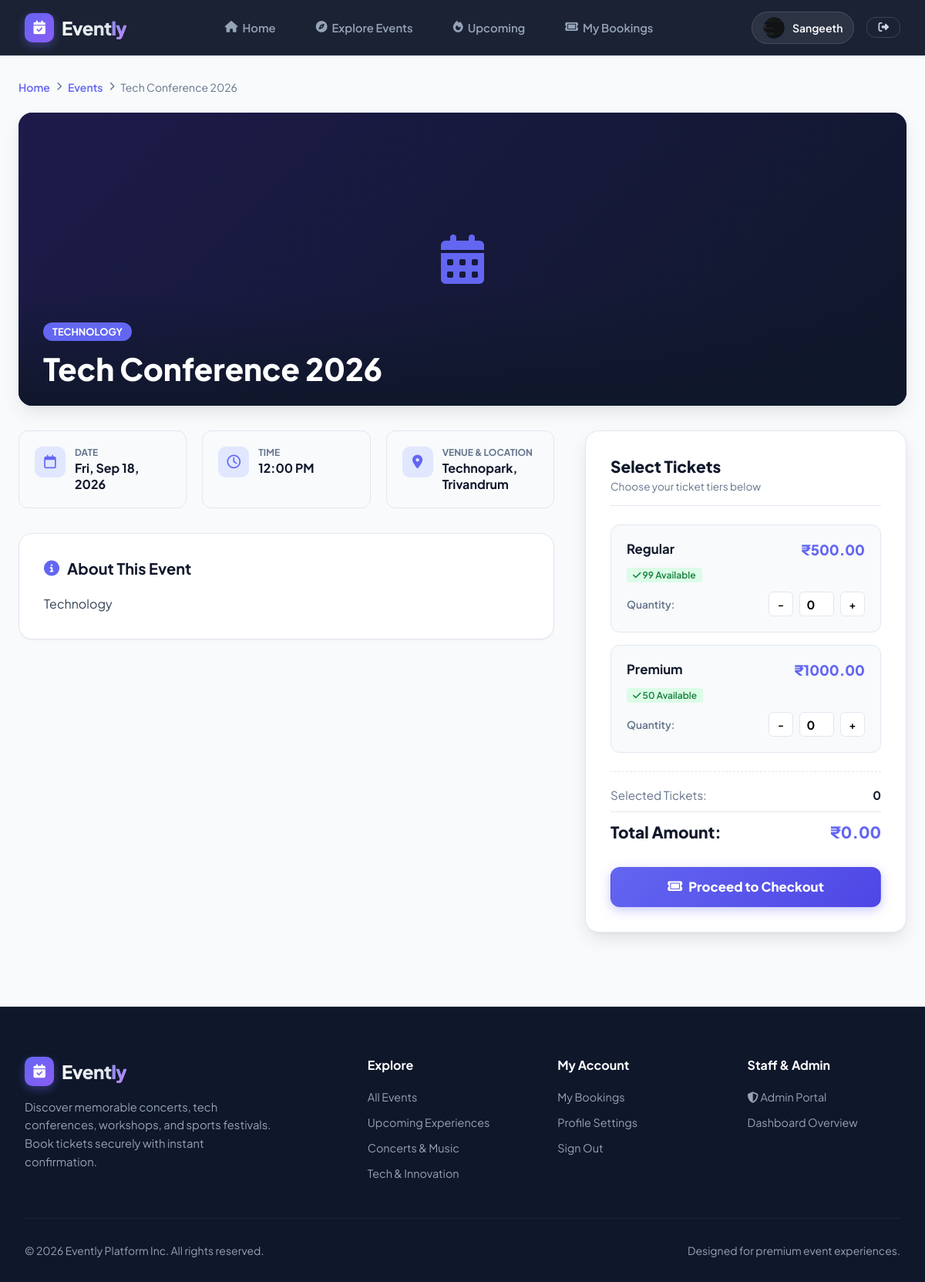
The app's page /events/1/ (signed in) with its own data.
### customer/models.py (models this page shows)
class UserProfile(models.Model):
    user=models.OneToOneField(User,on_delete=models.CASCADE)
    phone=models.CharField(max_length=15,blank=True)
    profile_picture=models.ImageField(upload_to='profile_pictures/',blank=True,null=True)

### events/models.py (models this page shows, shortened)
class Event(models.Model):
    name = models.CharField(max_length=200)
    description = models.TextField()
    category = models.CharField(max_length=100)
    date = models.DateField()
    time = models.TimeField()
    venue = models.CharField(max_length=200)
    location = models.CharField(max_length=200)
    image = models.ImageField(
        upload_to='event_images/',
        blank=True,
        null=True
    )

class TicketType(models.Model):
    event=models.ForeignKey(Event,on_delete=models.CASCADE,related_name='ticket_types')
    name=models.CharField(max_length=100)
    price=models.DecimalField(max_digits=10,decimal_places=2)
    quantity=models.PositiveIntegerField()

### customer/views.py (the view)
# urls.py: path('events/<int:event_id>/', views.event_details, name='event_details'),
def event_details(request, event_id):
    event = get_object_or_404(Event.objects.prefetch_related('ticket_types'), id=event_id)
    return render(request, 'event_details.html', {'event': event})

### customer/templates/event_details.html (shortened to what this page needs)
{% extends 'base.html' %}
{% block content %}
<div class="details-container">
    <div class="breadcrumb">
        <a href="{% url 'home' %}">Home</a>
        <i class="fa-solid fa-chevron-right" style="font-size: 0.7rem;"></i>
        <a href="{% url 'events' %}">Events</a>
        <i class="fa-solid fa-chevron-right" style="font-size: 0.7rem;"></i>
        <span>{{ event.name }}</span>
    </div>
    <div class="event-hero">
        {% if event.image %}
            <img src="{{ event.image.url }}" alt="{{ event.name }}">
        {% else %}
            <div class="event-hero-placeholder">
                <i class="fa-solid fa-calendar-days"></i>
            </div>
        {% endif %}
        <div class="hero-overlay">
            {% if event.category %}
                <span class="hero-category">{{ event.category }}</span>
            {% endif %}
            <h1 class="hero-title">{{ event.name }}</h1>
        </div>
    </div>
    <div class="event-layout">
        <div class="event-main">
            <div class="meta-grid">
                <div class="meta-box">
                    <div class="meta-box-icon"><i class="fa-regular fa-calendar"></i></div>
                    <div class="meta-box-content">
                        <div class="label">Date</div>
                        <div class="value">{{ event.date|date:"D, M d, Y" }}</div>
                    </div>
                </div>
                <div class="meta-box">
                    <div class="meta-box-icon"><i class="fa-regular fa-clock"></i></div>
                    <div class="meta-box-content">
                        <div class="label">Time</div>
                        <div class="value">{{ event.time|time:"g:i A" }}</div>
                    </div>
                </div>
                <div class="meta-box">
                    <div class="meta-box-icon"><i class="fa-solid fa-location-dot"></i></div>
                    <div class="meta-box-content">
                        <div class="label">Venue & Location</div>
                        <div class="value">{{ event.venue }}, {{ event.location }}</div>
                    </div>
                </div>
            </div>
            <div class="info-card">
                <h3><i class="fa-solid fa-circle-info"></i> About This Event</h3>
                <div class="description-text">{{ event.description }}</div>
            </div>
        </div>
        <div class="event-sidebar">
            <div class="booking-card">
                <div class="booking-card-header">
                    <h3>Select Tickets</h3>
                    <p style="color: var(--text-muted); font-size: 0.85rem; margin-top: 4px;">Choose your ticket tiers below</p>
                </div>
                {% if event.ticket_types.all %}
                <form action="{% url 'book_event' event.id %}" method="POST" id="bookingForm">
                    {% for ticket in event.ticket_types.all %}
                    <div class="ticket-tier-row">
                        <div class="tier-header">
                            <span class="tier-name">{{ ticket.name }}</span>
                            <span class="tier-price">₹{{ ticket.price }}</span>
                        </div>
                        <div class="tier-stock">
                            {% if ticket.quantity > 10 %}
                                <span class="stock-badge stock-available"><i class="fa-solid fa-check"></i> {{ ticket.quantity }} Available</span>
                            {% elif ticket.quantity > 0 %}
                                <span class="stock-badge stock-low"><i class="fa-solid fa-triangle-exclamation"></i> Only {{ ticket.quantity }} left</span>
                            {% else %}
                                <span class="stock-badge stock-out"><i class="fa-solid fa-xmark"></i> Sold Out</span>
                            {% endif %}
                        </div>
                        {% if ticket.quantity > 0 %}
                        <div class="qty-picker">
                            <span style="font-size: 0.85rem; font-weight: 600; color: var(--text-muted);">Quantity:</span>
                            <div class="qty-controls">
                                <button type="button" class="qty-btn" data-ticket-id="{{ ticket.id }}" data-max="{{ ticket.quantity }}" onclick="adjustQty(this, -1)">-</button>
                                <input type="number"
                                       name="quantity_{{ ticket.id }}"
                                       id="qty_{{ ticket.id }}"
                                       value="0"
                                       min="0"
                                       max="{{ ticket.quantity }}"
                                       data-price="{{ ticket.price }}"
                                       class="qty-input"
                                       readonly>
                                <button type="button" class="qty-btn" data-ticket-id="{{ ticket.id }}" data-max="{{ ticket.quantity }}" onclick="adjustQty(this, 1)">+</button>
                            </div>
                        </div>
                        {% endif %}
                    </div>
                    {% endfor %}
                    <div class="booking-summary">
                        <div class="summary-row">
                            <span>Selected Tickets:</span>
                            <span id="totalTicketsCount" style="font-weight: 700; color: var(--dark);">0</span>
                        </div>
                        <div class="summary-row summary-total">
                            <span>Total Amount:</span>
                            <span id="grandTotal" style="color: var(--primary);">₹0.00</span>
                        </div>
                    </div>
                    {% if user.is_authenticated %}
                        <button type="submit" class="btn btn-primary btn-book-submit" id="bookSubmitBtn" disabled>
                            <i class="fa-solid fa-ticket"></i> Proceed to Checkout
                        </button>
                    {% else %}
                        <a href="{% url 'login' %}?next={{ request.path }}" class="btn btn-primary btn-book-submit">
                            Sign In to Book Tickets
                        </a>
                    {% endif %}
                </form>
                {% else %}
                <p style="color: var(--text-muted); text-align: center; padding: 1.5rem 0;">No ticket tiers available for this event yet.</p>
                {% endif %}
            </div>
        </div>
    </div>
</div>
{% endblock %}

### customer/templates/base.html (shortened to what this page needs)
<!DOCTYPE html>
<html lang="en">
<head>
    <link rel="stylesheet" href="https://cdnjs.cloudflare.com/ajax/libs/font-awesome/6.5.1/css/all.min.css">
</head>
<body>
    <header class="navbar">
        <div class="nav-container">
            <a href="{% url 'home' %}" class="brand-logo">
                <div class="logo-icon"><i class="fa-solid fa-calendar-check"></i></div>
                <span>Event<span class="accent">ly</span></span>
            </a>
            <ul class="nav-menu">
                <li><a href="{% url 'home' %}" class="nav-link"><i class="fa-solid fa-house"></i> Home</a></li>
                <li><a href="{% url 'events' %}" class="nav-link"><i class="fa-solid fa-compass"></i> Explore Events</a></li>
                <li><a href="{% url 'upcoming_events' %}" class="nav-link"><i class="fa-solid fa-fire"></i> Upcoming</a></li>
                {% if user.is_authenticated %}
                    <li><a href="{% url 'my_bookings' %}" class="nav-link"><i class="fa-solid fa-ticket"></i> My Bookings</a></li>
                {% endif %}
            </ul>
            <div class="nav-actions">
                {% if user.is_authenticated %}
                    <a href="{% url 'profile' %}" class="user-dropdown-btn">
                        {% if user.userprofile.profile_picture %}
                            <img src="{{ user.userprofile.profile_picture.url }}" alt="{{ user.first_name }}" class="user-avatar-sm">
                        {% else %}
                            <div class="user-avatar-sm">{{ user.first_name|default:user.username|make_list|first|upper }}</div>
                        {% endif %}
                        <span>{{ user.first_name|default:user.username }}</span>
                    </a>
                    <a href="{% url 'logout' %}" class="btn btn-outline" style="padding: 6px 14px; font-size: 0.85rem;" title="Logout">
                        <i class="fa-solid fa-right-from-bracket"></i>
                    </a>
                {% else %}
                    <a href="{% url 'login' %}" class="btn btn-outline">Sign In</a>
                    <a href="{% url 'register' %}" class="btn btn-primary">Sign Up</a>
                {% endif %}
            </div>
        </div>
    </header>
    <main>
        {% block content %}{% endblock %}
    </main>
    <footer>
        <div class="footer-container">
            <div class="footer-brand">
                <a href="{% url 'home' %}" class="brand-logo">
                    <div class="logo-icon"><i class="fa-solid fa-calendar-check"></i></div>
                    <span>Event<span class="accent">ly</span></span>
                </a>
                <p>Discover memorable concerts, tech conferences, workshops, and sports festivals. Book tickets securely with instant confirmation.</p>
            </div>
            <div class="footer-col">
                <h4>Explore</h4>
                <ul class="footer-links">
                    <li><a href="{% url 'events' %}">All Events</a></li>
                    <li><a href="{% url 'upcoming_events' %}">Upcoming Experiences</a></li>
                    <li><a href="{% url 'events' %}?category=Music">Concerts & Music</a></li>
                    <li><a href="{% url 'events' %}?category=Tech">Tech & Innovation</a></li>
                </ul>
            </div>
            <div class="footer-col">
                <h4>My Account</h4>
                <ul class="footer-links">
                    {% if user.is_authenticated %}
                        <li><a href="{% url 'my_bookings' %}">My Bookings</a></li>
                        <li><a href="{% url 'profile' %}">Profile Settings</a></li>
                        <li><a href="{% url 'logout' %}">Sign Out</a></li>
                    {% else %}
                        <li><a href="{% url 'login' %}">Sign In</a></li>
                        <li><a href="{% url 'register' %}">Create Account</a></li>
                    {% endif %}
                </ul>
            </div>
            <div class="footer-col">
                <h4>Staff & Admin</h4>
                <ul class="footer-links">
                    <li><a href="{% url 'admin_login' %}"><i class="fa-solid fa-shield-halved"></i> Admin Portal</a></li>
                    <li><a href="{% url 'admin_dashboard' %}">Dashboard Overview</a></li>
                </ul>
            </div>
        </div>
        <div class="footer-bottom">
            <p>&copy; 2026 Evently Platform Inc. All rights reserved.</p>
            <p>Designed for premium event experiences.</p>
        </div>
    </footer>
</body>
</html>

### records on screen
Event: name "Tech Conference 2026", category "TECHNOLOGY", date "Fri, Sep 18, 2026", time "12:00 PM", venue "Technopark", location "Trivandrum", description "Technology"
TicketType: name "Regular", price "500.00", quantity "99", id "0"
TicketType: name "Premium", price "1000.00", quantity "50", id "0"

### other values on screen
{{ user.first_name|default:user.username }} "Sangeeth"
